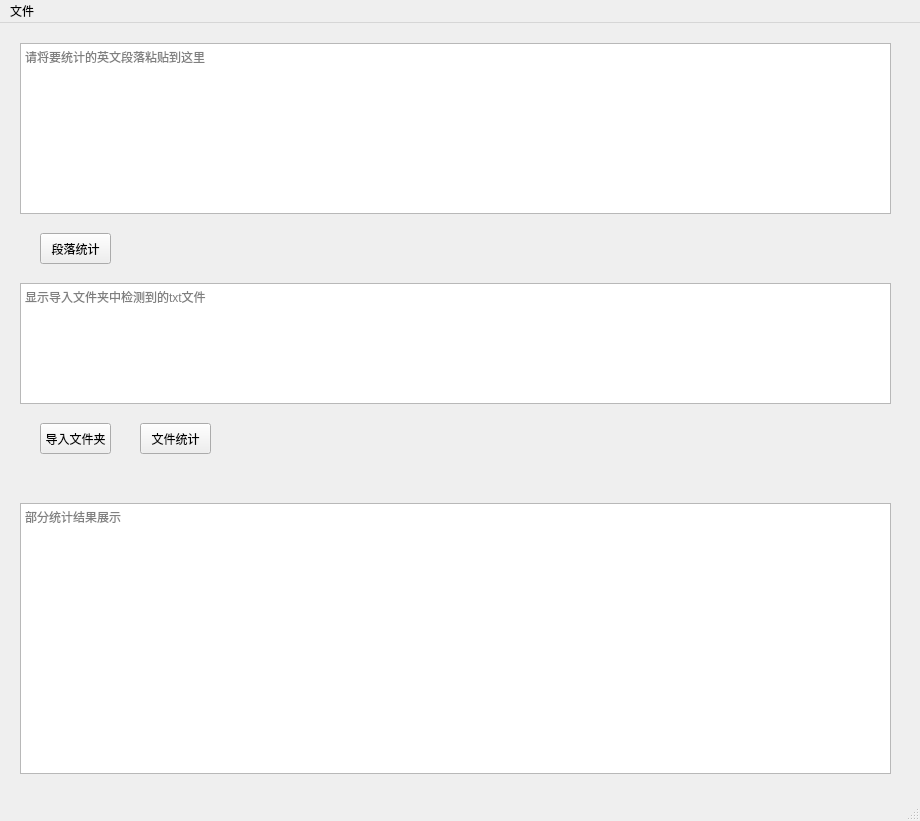
<?xml version="1.0" encoding="UTF-8"?>
<ui version="4.0">
 <class>MainWindow</class>
 <widget class="QMainWindow" name="MainWindow">
  <property name="geometry">
   <rect>
    <x>0</x>
    <y>0</y>
    <width>920</width>
    <height>821</height>
   </rect>
  </property>
  <property name="windowTitle">
   <string>英语词频统计软件</string>
  </property>
  <widget class="QWidget" name="centralwidget">
   <widget class="QPushButton" name="button_stats_file">
    <property name="geometry">
     <rect>
      <x>140</x>
      <y>400</y>
      <width>71</width>
      <height>31</height>
     </rect>
    </property>
    <property name="text">
     <string>文件统计</string>
    </property>
   </widget>
   <widget class="QPushButton" name="button_loadfolder">
    <property name="geometry">
     <rect>
      <x>40</x>
      <y>400</y>
      <width>71</width>
      <height>31</height>
     </rect>
    </property>
    <property name="text">
     <string>导入文件夹</string>
    </property>
   </widget>
   <widget class="QPlainTextEdit" name="plainTextEdit">
    <property name="geometry">
     <rect>
      <x>20</x>
      <y>20</y>
      <width>871</width>
      <height>171</height>
     </rect>
    </property>
    <property name="placeholderText">
     <string>请将要统计的英文段落粘贴到这里</string>
    </property>
   </widget>
   <widget class="QPushButton" name="button_stats_para">
    <property name="geometry">
     <rect>
      <x>40</x>
      <y>210</y>
      <width>71</width>
      <height>31</height>
     </rect>
    </property>
    <property name="text">
     <string>段落统计</string>
    </property>
   </widget>
   <widget class="QTextBrowser" name="textBrowser">
    <property name="geometry">
     <rect>
      <x>20</x>
      <y>260</y>
      <width>871</width>
      <height>121</height>
     </rect>
    </property>
    <property name="html">
     <string>&lt;!DOCTYPE HTML PUBLIC &quot;-//W3C//DTD HTML 4.0//EN&quot; &quot;http://www.w3.org/TR/REC-html40/strict.dtd&quot;&gt;
&lt;html&gt;&lt;head&gt;&lt;meta name=&quot;qrichtext&quot; content=&quot;1&quot; /&gt;&lt;style type=&quot;text/css&quot;&gt;
p, li { white-space: pre-wrap; }
&lt;/style&gt;&lt;/head&gt;&lt;body style=&quot; font-family:'SimSun'; font-size:9pt; font-weight:400; font-style:normal;&quot;&gt;
&lt;p style=&quot;-qt-paragraph-type:empty; margin-top:0px; margin-bottom:0px; margin-left:0px; margin-right:0px; -qt-block-indent:0; text-indent:0px;&quot;&gt;&lt;br /&gt;&lt;/p&gt;&lt;/body&gt;&lt;/html&gt;</string>
    </property>
    <property name="placeholderText">
     <string>显示导入文件夹中检测到的txt文件</string>
    </property>
   </widget>
   <widget class="QTextBrowser" name="textBrowser_result">
    <property name="geometry">
     <rect>
      <x>20</x>
      <y>480</y>
      <width>871</width>
      <height>271</height>
     </rect>
    </property>
    <property name="html">
     <string>&lt;!DOCTYPE HTML PUBLIC &quot;-//W3C//DTD HTML 4.0//EN&quot; &quot;http://www.w3.org/TR/REC-html40/strict.dtd&quot;&gt;
&lt;html&gt;&lt;head&gt;&lt;meta name=&quot;qrichtext&quot; content=&quot;1&quot; /&gt;&lt;style type=&quot;text/css&quot;&gt;
p, li { white-space: pre-wrap; }
&lt;/style&gt;&lt;/head&gt;&lt;body style=&quot; font-family:'SimSun'; font-size:9pt; font-weight:400; font-style:normal;&quot;&gt;
&lt;p style=&quot;-qt-paragraph-type:empty; margin-top:0px; margin-bottom:0px; margin-left:0px; margin-right:0px; -qt-block-indent:0; text-indent:0px;&quot;&gt;&lt;br /&gt;&lt;/p&gt;&lt;/body&gt;&lt;/html&gt;</string>
    </property>
    <property name="placeholderText">
     <string>部分统计结果展示</string>
    </property>
   </widget>
  </widget>
  <widget class="QMenuBar" name="menubar">
   <property name="geometry">
    <rect>
     <x>0</x>
     <y>0</y>
     <width>920</width>
     <height>23</height>
    </rect>
   </property>
   <widget class="QMenu" name="menu">
    <property name="title">
     <string>文件</string>
    </property>
   </widget>
   <addaction name="menu"/>
  </widget>
  <widget class="QStatusBar" name="statusbar"/>
 </widget>
 <resources/>
 <connections/>
</ui>
